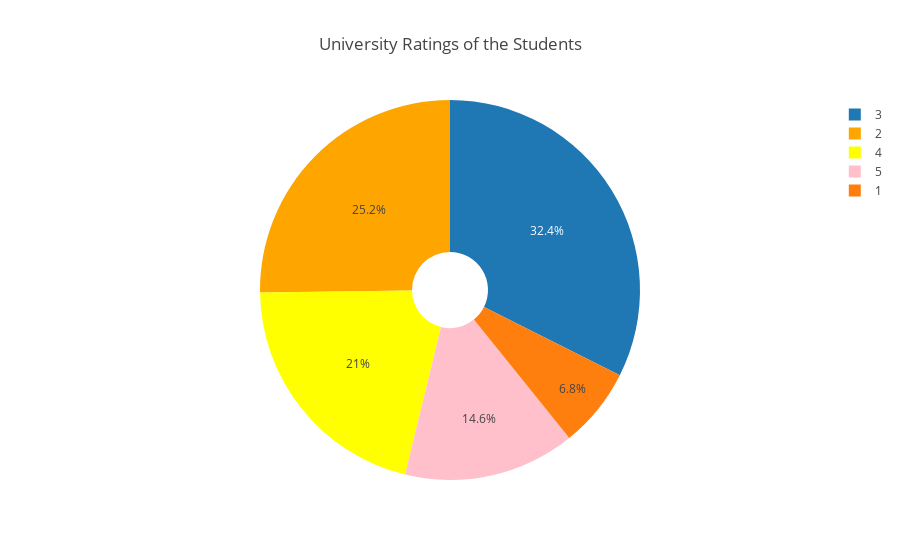

The notebook cell this image was saved under:
### Code cell
# making a donut chart for the analysis of students with different university ratings

data_ur = data['University Rating'].value_counts()

label_re = data_ur.index
size_re = data_ur.values


trace = go.Pie(
         labels = label_re,
         values = size_re,
         marker = dict(colors = ['gold' 'lightgreen', 'orange', 'yellow', 'pink']),
         name = 'University Ratings',
         hole = 0.2)

df2 = [trace]

layout1 = go.Layout(
           title = 'University Ratings of the Students')
fig = go.Figure(data = df2, layout = layout1)
py.iplot(fig)

### Figure 1 — Plotly figure (JSON) as saved in the notebook; plotly's stock layout.template omitted (floating-point values rounded to 4 significant figures)
{"data": [{"hole": 0.2, "labels": [3, 2, 4, 5, 1], "marker": {"colors": ["goldlightgreen", "orange", "yellow", "pink"]}, "name": "University Ratings", "type": "pie", "uid": "bc5ba55d-328c-44f3-9d72-cc23d9ef3143", "values": [162, 126, 105, 73, 34]}], "layout": {"title": {"text": "University Ratings of the Students"}}}
